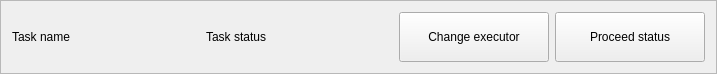
<?xml version="1.0" encoding="UTF-8"?>
<ui version="4.0">
 <class>Frame</class>
 <widget class="QFrame" name="Frame">
  <property name="geometry">
   <rect>
    <x>0</x>
    <y>0</y>
    <width>717</width>
    <height>70</height>
   </rect>
  </property>
  <property name="windowTitle">
   <string>Frame</string>
  </property>
  <property name="frameShape">
   <enum>QFrame::StyledPanel</enum>
  </property>
  <property name="frameShadow">
   <enum>QFrame::Raised</enum>
  </property>
  <layout class="QHBoxLayout" name="horizontalLayout" stretch="1,1,0,0">
   <item>
    <widget class="QLabel" name="label">
     <property name="text">
      <string>Task name</string>
     </property>
    </widget>
   </item>
   <item>
    <widget class="QLabel" name="status">
     <property name="text">
      <string>Task status</string>
     </property>
    </widget>
   </item>
   <item>
    <widget class="QPushButton" name="changeExecutorButton">
     <property name="sizePolicy">
      <sizepolicy hsizetype="Fixed" vsizetype="Fixed">
       <horstretch>0</horstretch>
       <verstretch>0</verstretch>
      </sizepolicy>
     </property>
     <property name="minimumSize">
      <size>
       <width>150</width>
       <height>50</height>
      </size>
     </property>
     <property name="toolTip">
      <string>Change executor</string>
     </property>
     <property name="statusTip">
      <string>Change executor</string>
     </property>
     <property name="text">
      <string>Change executor</string>
     </property>
     <property name="icon">
      <iconset resource="../res/res.qrc">
       <normaloff>:/icons/color/contacts.png</normaloff>:/icons/color/contacts.png</iconset>
     </property>
     <property name="iconSize">
      <size>
       <width>20</width>
       <height>20</height>
      </size>
     </property>
    </widget>
   </item>
   <item>
    <widget class="QPushButton" name="proceedStatusButton">
     <property name="sizePolicy">
      <sizepolicy hsizetype="Fixed" vsizetype="Fixed">
       <horstretch>0</horstretch>
       <verstretch>0</verstretch>
      </sizepolicy>
     </property>
     <property name="minimumSize">
      <size>
       <width>150</width>
       <height>50</height>
      </size>
     </property>
     <property name="toolTip">
      <string>Assign next status to task</string>
     </property>
     <property name="statusTip">
      <string>Assign next status to task</string>
     </property>
     <property name="text">
      <string>Proceed status</string>
     </property>
     <property name="icon">
      <iconset resource="../res/res.qrc">
       <normaloff>:/icons/color/arrow-up.png</normaloff>:/icons/color/arrow-up.png</iconset>
     </property>
     <property name="iconSize">
      <size>
       <width>20</width>
       <height>20</height>
      </size>
     </property>
    </widget>
   </item>
  </layout>
 </widget>
 <resources>
  <include location="../res/res.qrc"/>
 </resources>
 <connections/>
</ui>
